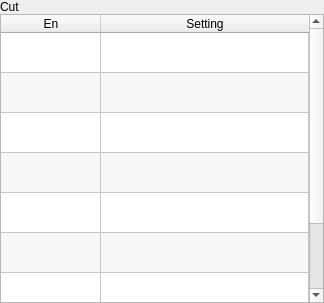
<?xml version="1.0" encoding="UTF-8"?>
<ui version="4.0">
 <class>ICCutPage</class>
 <widget class="QWidget" name="ICCutPage">
  <property name="geometry">
   <rect>
    <x>0</x>
    <y>0</y>
    <width>324</width>
    <height>303</height>
   </rect>
  </property>
  <property name="windowTitle">
   <string>Form</string>
  </property>
  <layout class="QVBoxLayout" name="verticalLayout">
   <property name="spacing">
    <number>0</number>
   </property>
   <property name="margin">
    <number>0</number>
   </property>
   <item>
    <widget class="QLabel" name="label">
     <property name="text">
      <string>Cut</string>
     </property>
    </widget>
   </item>
   <item>
    <widget class="QTableWidget" name="tableWidget">
     <property name="styleSheet">
      <string notr="true">::item{
height: 33px;
}

::item::QCheckBox{
	spacing: 24px;
}

::indicator {
     width: 32px;
     height: 32px;
 }

::indicator:unchecked 
{
     image: url(:/resource/check_unchecked.png);
 }
::indicator:checked 
{
     image: url(:/resource/check_checked.png);
 }

QRadioButton::indicator:checked:disabled
{
 image: url(:/resource/check_checked_disable.png);
}

QRadioButton::indicator:unchecked:disabled
{
 image: url(:/resource/check_unchecked_disable.png);
}



</string>
     </property>
     <property name="editTriggers">
      <set>QAbstractItemView::NoEditTriggers</set>
     </property>
     <property name="showDropIndicator" stdset="0">
      <bool>false</bool>
     </property>
     <property name="alternatingRowColors">
      <bool>true</bool>
     </property>
     <property name="selectionMode">
      <enum>QAbstractItemView::NoSelection</enum>
     </property>
     <property name="selectionBehavior">
      <enum>QAbstractItemView::SelectRows</enum>
     </property>
     <property name="showGrid">
      <bool>true</bool>
     </property>
     <property name="gridStyle">
      <enum>Qt::SolidLine</enum>
     </property>
     <property name="wordWrap">
      <bool>true</bool>
     </property>
     <property name="cornerButtonEnabled">
      <bool>false</bool>
     </property>
     <attribute name="horizontalHeaderMinimumSectionSize">
      <number>48</number>
     </attribute>
     <attribute name="horizontalHeaderStretchLastSection">
      <bool>true</bool>
     </attribute>
     <attribute name="verticalHeaderVisible">
      <bool>false</bool>
     </attribute>
     <attribute name="verticalHeaderDefaultSectionSize">
      <number>40</number>
     </attribute>
     <attribute name="verticalHeaderMinimumSectionSize">
      <number>40</number>
     </attribute>
     <attribute name="verticalHeaderStretchLastSection">
      <bool>false</bool>
     </attribute>
     <row>
      <property name="text">
       <string>Fixture1</string>
      </property>
     </row>
     <row>
      <property name="text">
       <string>Fixture2</string>
      </property>
     </row>
     <row>
      <property name="text">
       <string>Fixture3</string>
      </property>
     </row>
     <row>
      <property name="text">
       <string>Fixture4</string>
      </property>
     </row>
     <row>
      <property name="text">
       <string>Sucker1</string>
      </property>
     </row>
     <row>
      <property name="text">
       <string>Sucker2</string>
      </property>
     </row>
     <row>
      <property name="text">
       <string>X037</string>
      </property>
     </row>
     <row>
      <property name="text">
       <string>X023</string>
      </property>
     </row>
     <column>
      <property name="text">
       <string>En</string>
      </property>
      <property name="textAlignment">
       <set>AlignHCenter|AlignVCenter|AlignCenter</set>
      </property>
     </column>
     <column>
      <property name="text">
       <string>Setting</string>
      </property>
     </column>
     <item row="0" column="0">
      <property name="text">
       <string/>
      </property>
      <property name="textAlignment">
       <set>AlignHCenter|AlignVCenter|AlignCenter</set>
      </property>
      <property name="checkState">
       <enum>Unchecked</enum>
      </property>
      <property name="flags">
       <set>ItemIsSelectable|ItemIsUserCheckable|ItemIsEnabled</set>
      </property>
     </item>
     <item row="0" column="1">
      <property name="text">
       <string/>
      </property>
     </item>
     <item row="1" column="0">
      <property name="text">
       <string/>
      </property>
      <property name="checkState">
       <enum>Unchecked</enum>
      </property>
     </item>
     <item row="1" column="1">
      <property name="text">
       <string/>
      </property>
     </item>
     <item row="2" column="0">
      <property name="text">
       <string/>
      </property>
      <property name="checkState">
       <enum>Unchecked</enum>
      </property>
     </item>
     <item row="2" column="1">
      <property name="text">
       <string/>
      </property>
     </item>
     <item row="3" column="0">
      <property name="text">
       <string/>
      </property>
      <property name="checkState">
       <enum>Unchecked</enum>
      </property>
     </item>
     <item row="3" column="1">
      <property name="text">
       <string/>
      </property>
     </item>
     <item row="4" column="0">
      <property name="text">
       <string/>
      </property>
      <property name="checkState">
       <enum>Unchecked</enum>
      </property>
     </item>
     <item row="4" column="1">
      <property name="text">
       <string/>
      </property>
     </item>
     <item row="5" column="0">
      <property name="text">
       <string/>
      </property>
      <property name="checkState">
       <enum>Unchecked</enum>
      </property>
     </item>
     <item row="5" column="1">
      <property name="text">
       <string/>
      </property>
     </item>
     <item row="6" column="0">
      <property name="text">
       <string/>
      </property>
      <property name="checkState">
       <enum>Unchecked</enum>
      </property>
     </item>
     <item row="7" column="0">
      <property name="text">
       <string/>
      </property>
      <property name="checkState">
       <enum>Unchecked</enum>
      </property>
     </item>
    </widget>
   </item>
  </layout>
 </widget>
 <resources/>
 <connections/>
</ui>
